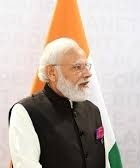
#> input picture modiImage.jpg, 140 x 168 px
$ jupyter execute Combining_Image.ipynb
#> lines starting #> are read from the running program, lines starting #| are printed output that depends on the picture
[cell 1]
import cv2,numpy

# importing image(image 1)

[cell 2]
imgComplete = cv2.imread("modiImage.jpg")
#> imgComplete is the input picture: shape (168, 140, 3); mean B, G, R 167.6, 177.6, 190.6

#shows imported image
cv2.imshow("image",imgComplete)
cv2.waitKey()
cv2.destroyAllWindows()

# importing another image(image 2)

[cell 3]
imgComplet = cv2.imread("MacronPresident.jpg")
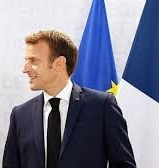
#> input picture MacronPresident.jpg, 159 x 168 px
#> imgComplet is the input picture: shape (168, 159, 3); mean B, G, R 144.1, 126.6, 126.2

#shows imported image
cv2.imshow("image1",imgComplet)
cv2.waitKey()
cv2.destroyAllWindows()

# combining entire image

[cell 4]
# combining entire image
combined_image = numpy.hstack((imgComplete,imgComplet))
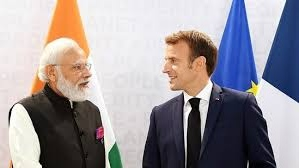
#> combined_image: shape (168, 299, 3); mean B, G, R 155.1, 150.5, 156.3

#shows combined image
cv2.imshow("combined_image",combined_image)
cv2.waitKey()
cv2.destroyAllWindows()
